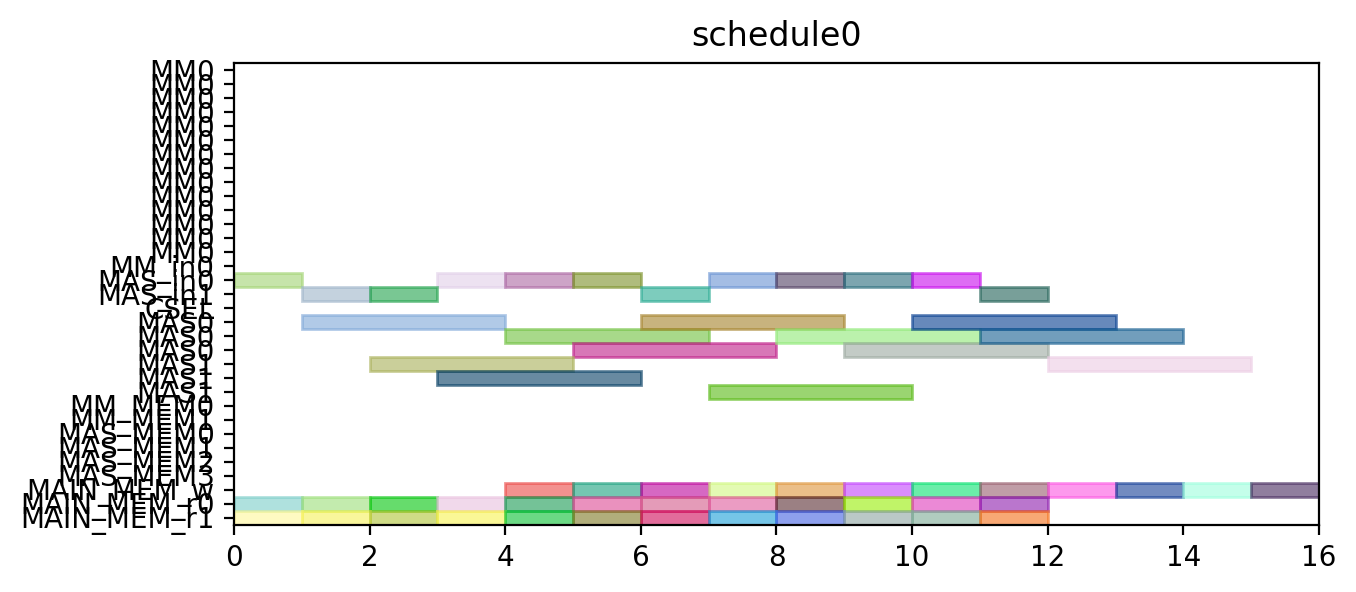

This chart was generated by the following Python code:
from pyschedule import Scenario, solvers, plotters, alt


def solve():
	horizon = 120
	S = Scenario("schedule0", horizon=horizon)

	# resource
	MM = S.Resources('MM', num=1, size=14)
	MM_in = S.Resources('MM_in', num=1)
	MAS_in = S.Resources('MAS_in', num=2)
	CSEL = S.Resource('CSEL')
	MAS = S.Resources('MAS', num=2, size=3, periods=range(1, horizon))
	MM_MEM = S.Resources('MM_MEM', num=2)
	MAS_MEM = S.Resources('MAS_MEM', num=4)
	MAIN_MEM_w = S.Resource('MAIN_MEM_w', size=1)
	MAIN_MEM_r = S.Resources('MAIN_MEM_r', num=2)

	# result of previous scheduling

	# new tasks
	c000 = S.Task('c000', length=3, delay_cost=1)
	c000 += alt(MAS)
	c000_in = S.Task('c000_in', length=1, delay_cost=1)
	c000_in += alt(MAS_in)
	S += c000_in*MAS_in[0]<=c000*MAS[0]

	S += c000_in*MAS_in[1]<=c000*MAS[1]

	S += 0<c000

	c000_w = S.Task('c000_w', length=1, delay_cost=1)
	c000_w += alt(MAIN_MEM_w)
	S += c000 <= c000_w

	c000_mem0 = S.Task('c000_mem0', length=1, delay_cost=1)
	c000_mem0 += MAIN_MEM_r[0]
	S += c000_mem0 <= c000

	c000_mem1 = S.Task('c000_mem1', length=1, delay_cost=1)
	c000_mem1 += MAIN_MEM_r[1]
	S += c000_mem1 <= c000

	c001 = S.Task('c001', length=3, delay_cost=1)
	c001 += alt(MAS)
	c001_in = S.Task('c001_in', length=1, delay_cost=1)
	c001_in += alt(MAS_in)
	S += c001_in*MAS_in[0]<=c001*MAS[0]

	S += c001_in*MAS_in[1]<=c001*MAS[1]

	S += 0<c001

	c001_w = S.Task('c001_w', length=1, delay_cost=1)
	c001_w += alt(MAIN_MEM_w)
	S += c001 <= c001_w

	c001_mem0 = S.Task('c001_mem0', length=1, delay_cost=1)
	c001_mem0 += MAIN_MEM_r[0]
	S += c001_mem0 <= c001

	c001_mem1 = S.Task('c001_mem1', length=1, delay_cost=1)
	c001_mem1 += MAIN_MEM_r[1]
	S += c001_mem1 <= c001

	c010 = S.Task('c010', length=3, delay_cost=1)
	c010 += alt(MAS)
	c010_in = S.Task('c010_in', length=1, delay_cost=1)
	c010_in += alt(MAS_in)
	S += c010_in*MAS_in[0]<=c010*MAS[0]

	S += c010_in*MAS_in[1]<=c010*MAS[1]

	S += 0<c010

	c010_w = S.Task('c010_w', length=1, delay_cost=1)
	c010_w += alt(MAIN_MEM_w)
	S += c010 <= c010_w

	c010_mem0 = S.Task('c010_mem0', length=1, delay_cost=1)
	c010_mem0 += MAIN_MEM_r[0]
	S += c010_mem0 <= c010

	c010_mem1 = S.Task('c010_mem1', length=1, delay_cost=1)
	c010_mem1 += MAIN_MEM_r[1]
	S += c010_mem1 <= c010

	c011 = S.Task('c011', length=3, delay_cost=1)
	c011 += alt(MAS)
	c011_in = S.Task('c011_in', length=1, delay_cost=1)
	c011_in += alt(MAS_in)
	S += c011_in*MAS_in[0]<=c011*MAS[0]

	S += c011_in*MAS_in[1]<=c011*MAS[1]

	S += 0<c011

	c011_w = S.Task('c011_w', length=1, delay_cost=1)
	c011_w += alt(MAIN_MEM_w)
	S += c011 <= c011_w

	c011_mem0 = S.Task('c011_mem0', length=1, delay_cost=1)
	c011_mem0 += MAIN_MEM_r[0]
	S += c011_mem0 <= c011

	c011_mem1 = S.Task('c011_mem1', length=1, delay_cost=1)
	c011_mem1 += MAIN_MEM_r[1]
	S += c011_mem1 <= c011

	c100 = S.Task('c100', length=3, delay_cost=1)
	c100 += alt(MAS)
	c100_in = S.Task('c100_in', length=1, delay_cost=1)
	c100_in += alt(MAS_in)
	S += c100_in*MAS_in[0]<=c100*MAS[0]

	S += c100_in*MAS_in[1]<=c100*MAS[1]

	S += 0<c100

	c100_w = S.Task('c100_w', length=1, delay_cost=1)
	c100_w += alt(MAIN_MEM_w)
	S += c100 <= c100_w

	c100_mem0 = S.Task('c100_mem0', length=1, delay_cost=1)
	c100_mem0 += MAIN_MEM_r[0]
	S += c100_mem0 <= c100

	c100_mem1 = S.Task('c100_mem1', length=1, delay_cost=1)
	c100_mem1 += MAIN_MEM_r[1]
	S += c100_mem1 <= c100

	c101 = S.Task('c101', length=3, delay_cost=1)
	c101 += alt(MAS)
	c101_in = S.Task('c101_in', length=1, delay_cost=1)
	c101_in += alt(MAS_in)
	S += c101_in*MAS_in[0]<=c101*MAS[0]

	S += c101_in*MAS_in[1]<=c101*MAS[1]

	S += 0<c101

	c101_w = S.Task('c101_w', length=1, delay_cost=1)
	c101_w += alt(MAIN_MEM_w)
	S += c101 <= c101_w

	c101_mem0 = S.Task('c101_mem0', length=1, delay_cost=1)
	c101_mem0 += MAIN_MEM_r[0]
	S += c101_mem0 <= c101

	c101_mem1 = S.Task('c101_mem1', length=1, delay_cost=1)
	c101_mem1 += MAIN_MEM_r[1]
	S += c101_mem1 <= c101

	c110 = S.Task('c110', length=3, delay_cost=1)
	c110 += alt(MAS)
	c110_in = S.Task('c110_in', length=1, delay_cost=1)
	c110_in += alt(MAS_in)
	S += c110_in*MAS_in[0]<=c110*MAS[0]

	S += c110_in*MAS_in[1]<=c110*MAS[1]

	S += 0<c110

	c110_w = S.Task('c110_w', length=1, delay_cost=1)
	c110_w += alt(MAIN_MEM_w)
	S += c110 <= c110_w

	c110_mem0 = S.Task('c110_mem0', length=1, delay_cost=1)
	c110_mem0 += MAIN_MEM_r[0]
	S += c110_mem0 <= c110

	c110_mem1 = S.Task('c110_mem1', length=1, delay_cost=1)
	c110_mem1 += MAIN_MEM_r[1]
	S += c110_mem1 <= c110

	c111 = S.Task('c111', length=3, delay_cost=1)
	c111 += alt(MAS)
	c111_in = S.Task('c111_in', length=1, delay_cost=1)
	c111_in += alt(MAS_in)
	S += c111_in*MAS_in[0]<=c111*MAS[0]

	S += c111_in*MAS_in[1]<=c111*MAS[1]

	S += 0<c111

	c111_w = S.Task('c111_w', length=1, delay_cost=1)
	c111_w += alt(MAIN_MEM_w)
	S += c111 <= c111_w

	c111_mem0 = S.Task('c111_mem0', length=1, delay_cost=1)
	c111_mem0 += MAIN_MEM_r[0]
	S += c111_mem0 <= c111

	c111_mem1 = S.Task('c111_mem1', length=1, delay_cost=1)
	c111_mem1 += MAIN_MEM_r[1]
	S += c111_mem1 <= c111

	c200 = S.Task('c200', length=3, delay_cost=1)
	c200 += alt(MAS)
	c200_in = S.Task('c200_in', length=1, delay_cost=1)
	c200_in += alt(MAS_in)
	S += c200_in*MAS_in[0]<=c200*MAS[0]

	S += c200_in*MAS_in[1]<=c200*MAS[1]

	S += 0<c200

	c200_w = S.Task('c200_w', length=1, delay_cost=1)
	c200_w += alt(MAIN_MEM_w)
	S += c200 <= c200_w

	c200_mem0 = S.Task('c200_mem0', length=1, delay_cost=1)
	c200_mem0 += MAIN_MEM_r[0]
	S += c200_mem0 <= c200

	c200_mem1 = S.Task('c200_mem1', length=1, delay_cost=1)
	c200_mem1 += MAIN_MEM_r[1]
	S += c200_mem1 <= c200

	c201 = S.Task('c201', length=3, delay_cost=1)
	c201 += alt(MAS)
	c201_in = S.Task('c201_in', length=1, delay_cost=1)
	c201_in += alt(MAS_in)
	S += c201_in*MAS_in[0]<=c201*MAS[0]

	S += c201_in*MAS_in[1]<=c201*MAS[1]

	S += 0<c201

	c201_w = S.Task('c201_w', length=1, delay_cost=1)
	c201_w += alt(MAIN_MEM_w)
	S += c201 <= c201_w

	c201_mem0 = S.Task('c201_mem0', length=1, delay_cost=1)
	c201_mem0 += MAIN_MEM_r[0]
	S += c201_mem0 <= c201

	c201_mem1 = S.Task('c201_mem1', length=1, delay_cost=1)
	c201_mem1 += MAIN_MEM_r[1]
	S += c201_mem1 <= c201

	c210 = S.Task('c210', length=3, delay_cost=1)
	c210 += alt(MAS)
	c210_in = S.Task('c210_in', length=1, delay_cost=1)
	c210_in += alt(MAS_in)
	S += c210_in*MAS_in[0]<=c210*MAS[0]

	S += c210_in*MAS_in[1]<=c210*MAS[1]

	S += 0<c210

	c210_w = S.Task('c210_w', length=1, delay_cost=1)
	c210_w += alt(MAIN_MEM_w)
	S += c210 <= c210_w

	c210_mem0 = S.Task('c210_mem0', length=1, delay_cost=1)
	c210_mem0 += MAIN_MEM_r[0]
	S += c210_mem0 <= c210

	c210_mem1 = S.Task('c210_mem1', length=1, delay_cost=1)
	c210_mem1 += MAIN_MEM_r[1]
	S += c210_mem1 <= c210

	c211 = S.Task('c211', length=3, delay_cost=1)
	c211 += alt(MAS)
	c211_in = S.Task('c211_in', length=1, delay_cost=1)
	c211_in += alt(MAS_in)
	S += c211_in*MAS_in[0]<=c211*MAS[0]

	S += c211_in*MAS_in[1]<=c211*MAS[1]

	S += 0<c211

	c211_w = S.Task('c211_w', length=1, delay_cost=1)
	c211_w += alt(MAIN_MEM_w)
	S += c211 <= c211_w

	c211_mem0 = S.Task('c211_mem0', length=1, delay_cost=1)
	c211_mem0 += MAIN_MEM_r[0]
	S += c211_mem0 <= c211

	c211_mem1 = S.Task('c211_mem1', length=1, delay_cost=1)
	c211_mem1 += MAIN_MEM_r[1]
	S += c211_mem1 <= c211

	solvers.mip.solve(S,msg=1,kind='CPLEX',ratio_gap=1.01)

	solution = [['hoge']*len(S.solution()[1]) for i in range(len(S.solution()))]
	for i in range(len(S.solution())):
		for j in range(len(S.solution()[i])):
			solution[i][j]=str(S.solution()[i][j])
	print(solution)

	cycles = int(solution[-1][3])

	pic_file_name = "/mnt/rose/usr1/fukuda/ABE/multiRAM_multiMAS_16mux/scheduling_result/stage14MM1_stage3MAS2/CONJ/schedule0.png"
	if(S.solution() != []):
		plotters.matplotlib.plot(S,img_filename=pic_file_name, show_task_labels=False, fig_size=(cycles*0.25+3, 3))

	return solution
